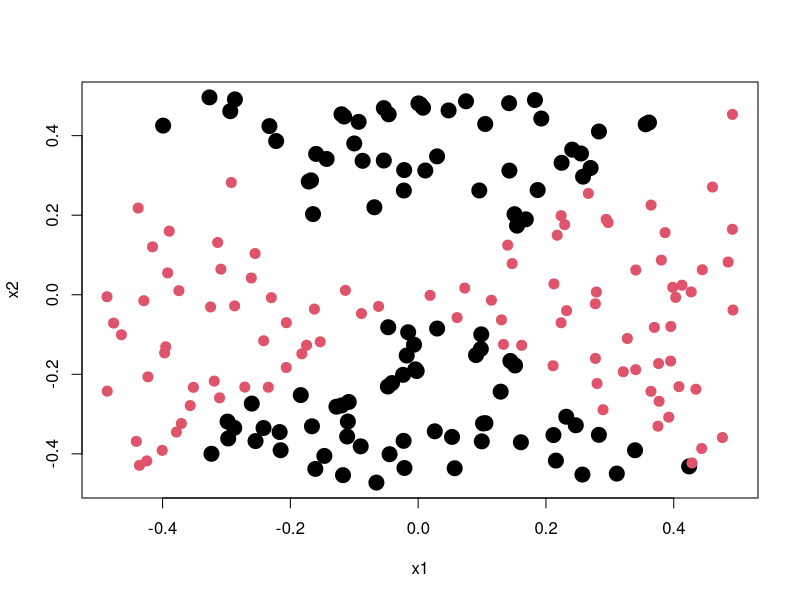

The R source for this figure: (Note: this script raises an error after producing the figure.)
###############################################################################
# Generate a data set:                                                        #
#   - n = 1000                                                                #
#   - p = 2                                                                   #
#                                                                             #
#   Which can be interpreted as a 2nd degree polynomial with 1000 data points.#
#   notice; x1^2-x2^2 which is, indeed, a second degree.                      # 
###############################################################################
set.seed(1)
x1=runif(1000)-0.5
x2=runif(1000)-0.5
y=1*(x1^2-x2^2>0)

###############################################################################
# Create a training data set with 200 random samples. Plot the training obser-#
# vations, colored according to their class labels. Your plot should display  #
# X1 on the x-axis, and X2 on the y-axis.                                     #
###############################################################################
set.seed(1)
x1=runif(200)-0.5
x2=runif(200)-0.5
y=1*(x1^2-x2^2>0)
plot(x1, x2, col=(y+1), pch=(y+19), cex=2)

###############################################################################
# Fit a support vector classifier (tuned) to the data with X1 and X2 as predi-#
# ctors. Obtain a class prediction for each test observation. Plot the traini-#
# ng and test observations, colored according to the predicted class labels   #
#                                                                             #
# A note here:                                                                #
#    These data have a polynomial of order 2 relationship. A simpler linear   #
#    kernal is not going to be sufficient to correctly classify.              #
###############################################################################
# Import the SVM library
install.packages("e1071")
library(e1071)

# Bind x1, x2 into a column matrix, print it out (optionally)
x = cbind(x1, x2)
x

# Create a dataframe, print it out (optionally)
dat = data.frame(x=x, y=as.factor(y))
dat

# Create a test/train split
index     = 1:nrow(x)
testindex = sample(index, trunk(length(index)/3))
testset   = x[textindex,  ]
trainset  = x[-textindex, ]

# Tune the SVM
t.out=tune(svm, y~., data=dat, kernel="linear", ranges=list(cost=10^(-3:3)))
summary(t.out)

# The tune I got was:
#    - The best cost       : 10
#    - The best performance: 0.45
#
# Derive the best fit model, and plot.

